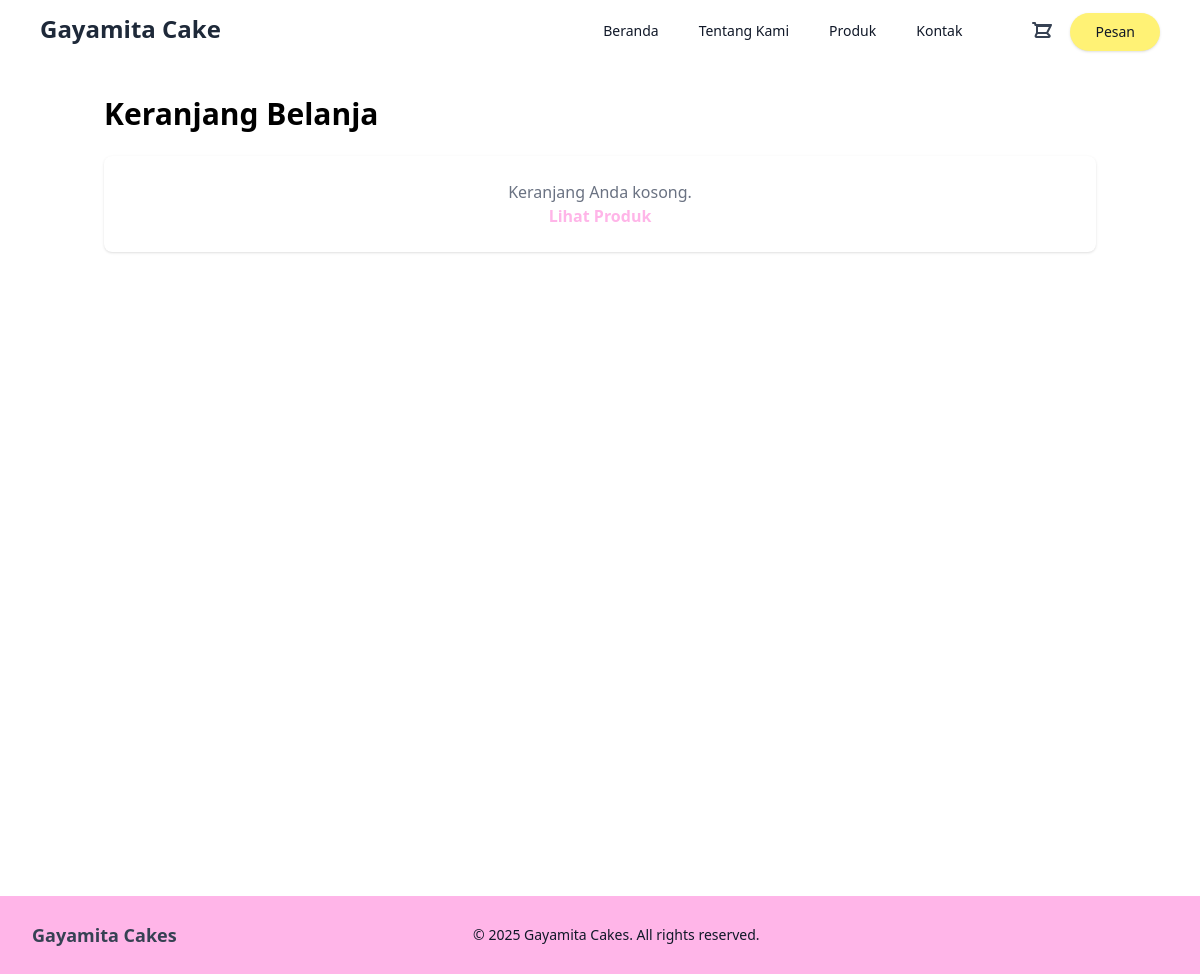
The page /index.php?page=keranjang on the database as committed earlier.
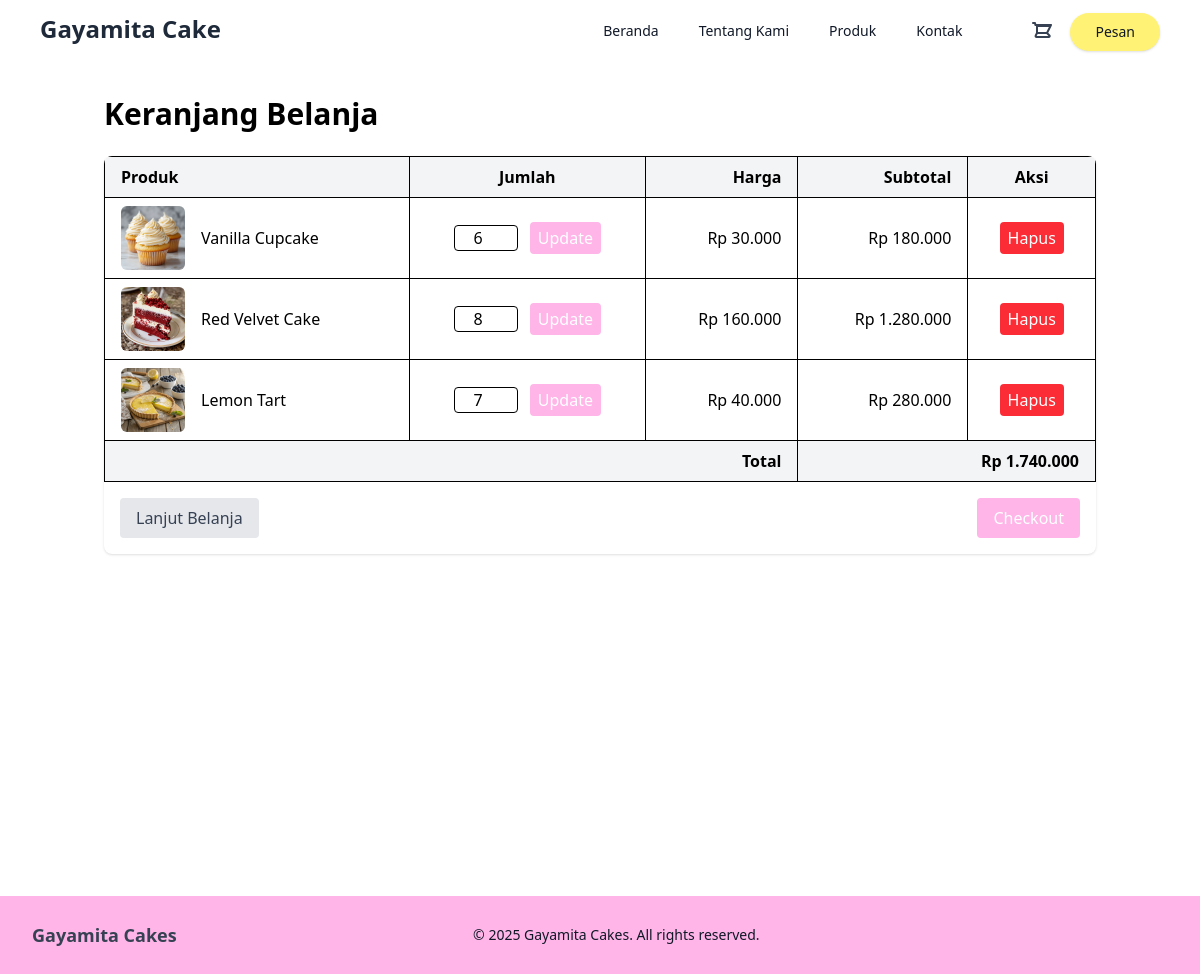
The same page on the database as committed later.
### tables this page shows
CREATE TABLE `cart_items` (
  `id` int NOT NULL,
  `cart_id` int NOT NULL,
  `product_id` int NOT NULL,
  `quantity` int NOT NULL DEFAULT '1',
  `price_snapshot` int NOT NULL DEFAULT '0',
  `created_at` datetime DEFAULT CURRENT_TIMESTAMP,
  `updated_at` datetime DEFAULT CURRENT_TIMESTAMP ON UPDATE CURRENT_TIMESTAMP
);

CREATE TABLE `products` (
  `id` int NOT NULL,
  `nama` varchar(100) NOT NULL,
  `harga` varchar(20) NOT NULL,
  `deskripsi` text NOT NULL,
  `rating` decimal(10,0) DEFAULT NULL,
  `image` varchar(100) NOT NULL
);

### method/function.php (called while the page is built, shortened)
<?php
$database = new Database();
$conn = $database->getConnection();
function get_session_id()
{
    return session_id();
}
function get_or_create_cart_by_session($session_id = null)
{
    global $conn;
    if (!$session_id) $session_id = get_session_id();
    $sql = "SELECT id FROM carts WHERE session_id = :sid LIMIT 1";
    $stmt = $conn->prepare($sql);
    $stmt->bindParam(':sid', $session_id);
    $stmt->execute();
    $row = $stmt->fetch(PDO::FETCH_ASSOC);
    if ($row) return (int)$row['id'];
    return (int)$conn->lastInsertId();
}
function get_cart_items()
{
    global $conn;
    $session_id = get_session_id();
    $cart_id = get_or_create_cart_by_session($session_id);
    $sql = "SELECT ci.id as cart_item_id, ci.product_id, ci.quantity, ci.price_snapshot, p.nama, p.image
            FROM cart_items ci
            JOIN products p ON ci.product_id = p.id
            WHERE ci.cart_id = :cart_id";
    $stmt = $conn->prepare($sql);
    $stmt->bindParam(':cart_id', $cart_id, PDO::PARAM_INT);
    $stmt->execute();
    $items = $stmt->fetchAll(PDO::FETCH_ASSOC);
    return $items ?: [];
}

### public/keranjang.php (the view, shortened to what this page needs)
<?php
require_once __DIR__ . '/../method/function.php';
$items = get_cart_items();
$total = 0;
function rupiah($angka)
{
    return 'Rp ' . number_format($angka, 0, ',', '.');
}
?>
<div class="container mx-auto px-4 py-8 min-h-screen">
    <h1 class="text-3xl font-bold mb-6">Keranjang Belanja</h1>
    <?php if (empty($items)): ?>
        <div class="bg-white p-6 rounded-lg shadow text-center">
            <p class="text-gray-500">Keranjang Anda kosong.</p>
            <a href="index.php?page=produk" class="text-primary font-semibold">Lihat Produk</a>
        </div>
    <?php else: ?>
        <div class="bg-white rounded-lg shadow overflow-hidden">
            <table class="w-full border-collapse">
                <thead>
                    <tr class="bg-gray-100">
                        <th class="border px-4 py-2 text-left">Produk</th>
                        <th class="border px-4 py-2 text-center">Jumlah</th>
                        <th class="border px-4 py-2 text-right">Harga</th>
                        <th class="border px-4 py-2 text-right">Subtotal</th>
                        <th class="border px-4 py-2 text-center">Aksi</th>
                    </tr>
                </thead>
                <tbody>
                    <?php foreach ($items as $item): ?>
                        <?php $subtotal = $item['quantity'] * $item['price_snapshot']; ?>
                        <?php $total += $subtotal; ?>
                        <tr>
                            <td class="border px-4 py-2">
                                <div class="flex items-center">
                                    <img src="assets/<?php echo htmlspecialchars($item['image']); ?>"
                                        alt="<?php echo htmlspecialchars($item['image']); ?>?>" class="w-16 h-16 object-cover rounded-md mr-4">
                                    <span><?php echo htmlspecialchars($item['nama']); ?></span>
                                </div>
                            </td>
                            <td class="border px-4 py-2 text-center">
                                <form action="index.php?page=keranjang" method="POST" class="inline">
                                    <input type="number" name="quantity" value="<?php echo $item['quantity']; ?>" min="1" class="w-16 text-center border rounded">
                                    <button type="submit" class="ml-2 bg-primary text-white px-2 py-1 rounded">Update</button>
                                </form>
                            </td>
                            <td class="border px-4 py-2 text-right"><?php echo rupiah($item['price_snapshot']); ?></td>
                            <td class="border px-4 py-2 text-right"><?php echo rupiah($subtotal); ?></td>
                            <td class="border px-4 py-2 text-center">
                                <form action="index.php?page=keranjang" method="POST" class="inline">
                                    <button type="submit" class="bg-red-500 text-white px-2 py-1 rounded">Hapus</button>
                                </form>
                            </td>
                        </tr>
                    <?php endforeach; ?>
                </tbody>
                <tfoot>
                    <tr class="bg-gray-100">
                        <td colspan="3" class="border px-4 py-2 text-right font-bold">Total</td>
                        <td colspan="2" class="border px-4 py-2 text-right font-bold"><?php echo rupiah($total); ?></td>
                    </tr>
                </tfoot>
            </table>
            <div class="p-4 flex justify-between items-center">
                <a href="index.php?page=produk" class="bg-gray-200 text-gray-700 px-4 py-2 rounded">Lanjut Belanja</a>
                <a href="index.php?page=checkout" class="bg-primary text-white px-4 py-2 rounded">Checkout</a>
            </div>
        </div>
    <?php endif; ?>
</div>

### index.php (shortened to what this page needs)
<?php
$page = isset($_GET['page']) ? $_GET['page'] : 'beranda';
$allowed_pages = [
    'beranda' => 'beranda.php',
    'tentang-kami' => 'tentang-kami.php',
    'produk' => 'produk.php',
    'kontak' => 'kontak.php',
    'ulasan' => 'ulasan.php',
    'detail-produk' => 'detail-produk.php',
    'keranjang' => 'keranjang.php',
    'get-cart-count' => 'get-cart-count.php',
    'checkout' => 'checkout.php',
    'konfirmasi-order' => 'konfirmasi-order.php'
];
$file_to_include = isset($allowed_pages[$page]) ? $allowed_pages[$page] : $allowed_pages['beranda'];
?>
<!DOCTYPE html>
<html lang="en">
<head>
    <link href='https://unpkg.com/boxicons@2.1.4/css/boxicons.min.css' rel='stylesheet'>
    <link rel="stylesheet" href="./assets/css/output.css">
</head>
<body>
    <div class="w-full">
        <?php require 'public/component/navbar.php'; ?>
        <?php require 'public/' . $file_to_include; ?>
        <?php require 'public/component/footer.php'; ?>
    </div>
    <script src="https://cdn.jsdelivr.net/npm/@tailwindplus/elements@1" type="module"></script>
</body>
</html>

### public/component/navbar.php (shortened to what this page needs)
<?php
$page = isset($_GET['page']) ? $_GET['page'] : 'beranda';
?>
<nav id="navbar" class="sticky top-0 z-50 transition-all duration-300 bg-transparent px-2">
    <div class="mx-auto max-w-7xl px-2 sm:px-6 lg:px-8">
        <div class="flex h-16 items-center justify-between">
            <div class="flex flex-1 items-center justify-center sm:justify-between sm:items-stretch">
                <a href="index.php">
                    <div class="flex shrink-0 items-center">
                        <h1 class="text-2xl font-bold text-gray-800">Gayamita Cake</h1>
                    </div>
                </a>
                <div class="hidden sm:ml-6 sm:flex justify-between">
                    <div class="flex space-x-4">
                        <a href="index.php"
                            class="rounded-md px-3 py-2 text-sm font-medium <?php echo $page == 'beranda' ? 'bg-primary/80 text-gray' : 'text-gray-900 hover:bg-primary/60 hover:text-gray'; ?>"
                            aria-current="<?php echo $page == 'beranda' ? 'page' : ''; ?>">Beranda</a>
                        <a href="index.php?page=tentang-kami"
                            class="rounded-md px-3 py-2 text-sm font-medium <?php echo $page == 'tentang-kami' ? 'bg-primary/80 text-gray' : 'text-gray-900 hover:bg-primary/60 hover:text-gray'; ?>">Tentang Kami</a>
                        <a href="index.php?page=produk"
                            class="rounded-md px-3 py-2 text-sm font-medium <?php echo $page == 'produk' ? 'bg-primary/80 text-gray' : 'text-gray-900 hover:bg-primary/60 hover:text-gray'; ?>">Produk</a>
                        <a href="index.php?page=kontak"
                            class="rounded-md px-3 py-2 text-sm font-medium <?php echo $page == 'kontak' ? 'bg-primary/80 text-gray' : 'text-gray-900 hover:bg-primary/60 hover:text-gray'; ?>">Kontak</a>
                    </div>
                    <div class="flex ml-14">
                        <a href="index.php?page=keranjang" class="relative inline-flex items-center">
                            <svg xmlns="http://www.w3.org/2000/svg" class="h-6 w-6 text-gray-700 hover:text-primary" fill="none" viewBox="0 0 24 24" stroke="currentColor">
                                <path stroke-linecap="round" stroke-linejoin="round" stroke-width="2" d="M3 3h2l.4 2M7 13h10l4-8H5.4M7 13l-1.35 2.7a1 1 0 00.9 1.3h12.2a1 1 0 00.9-1.3L17 13M7 13V6h13" />
                            </svg>
                        </a>
                        <a href="https://wa.me/62881037714200"
                            class="ml-4 inline-flex items-center rounded-full border border-transparent bg-accent px-6 py-2 text-sm font-medium text-gray-900 shadow-sm hover:bg-accent/70 ">Pesan</a>
                    </div>
                </div>
            </div>
        </div>
    </div>
</nav>

### public/component/footer.php
<footer class="bg-primary  mt-8 py-2 ">
    <div class="mx-auto max-w-7xl px-2 sm:px-6 lg:px-8 py-4 flex flex-col md:flex-row justify-between items-center ">
        <div class="flex items-center space-x-3 mb-3 md:mb-0">
            <span class="text-lg font-semibold text-gray-700">Gayamita Cakes</span>
        </div>
        <span class="text-sm text-gray-900">&copy; <?php echo date('Y'); ?> Gayamita Cakes. All rights reserved.</span>
        <div class="flex items-center space-x-4 gap-1 mt-3 md:mt-0">
            <a href="https://facebook.com/" target="_blank" class="hover:scale-110 transition-transform">
                <box-icon name='facebook' type='logo'></box-icon> </a>
            <a href="https://instagram.com/" target="_blank" class="hover:scale-110 transition-transform">
                <box-icon type='logo' name='instagram'></box-icon> </a>
            <a href="https://tiktok.com/" target="_blank" class="hover:scale-110 transition-transform">
                <box-icon name='tiktok' type='logo'></box-icon> </a>
        </div>
    </div>
</footer>

Rows that differ between the two databases and show on the page:
added cart_items: product.image (picture), product.nama "Vanilla Cupcake", quantity "6", price_snapshot "Rp 30.000", rupiah($subtotal) "Rp 180.000"
added cart_items: product.image (picture), product.nama "Red Velvet Cake", quantity "8", price_snapshot "Rp 160.000", rupiah($subtotal) "Rp 1.280.000"
added cart_items: product.image (picture), product.nama "Lemon Tart", quantity "7", price_snapshot "Rp 40.000", rupiah($subtotal) "Rp 280.000"
Other text that changed with them:
rupiah($total): (not shown) → "Rp 1.740.000"
text no longer shown: "Keranjang Anda kosong. Lihat Produk"
text now shown: "Produk Jumlah Harga Subtotal Aksi Total Lanjut Belanja Checkout"
